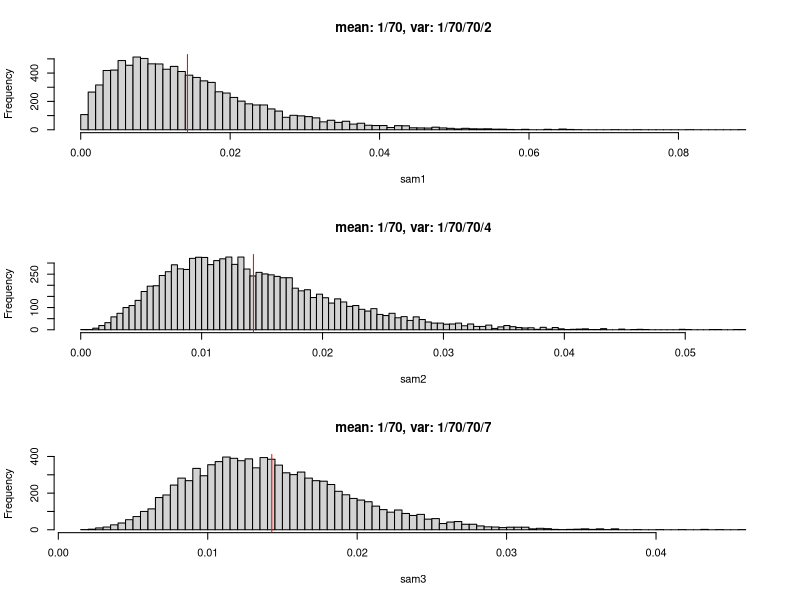

Write the R code that produced this figure.

# function to compute alpha and beta from mean and varince of beta distribution
# copyed from http://stats.stackexchange.com/questions/12232/calculating-the-parameters-of-a-beta-distribution-using-the-mean-and-variance
estBetaParams <- function(mu, var) {
     alpha <- ((1 - mu) / var - 1 / mu) * mu ^ 2
     beta <- alpha * (1 / mu - 1)
     return(params = list(alpha = alpha, beta = beta))
}


mu = 1/70
var = 1/70/70/2

alpha = estBetaParams(mu, var)$alpha
beta = estBetaParams(mu, var)$beta

sam1 = rbeta(10000, alpha, beta)


mu = 1/70
var = 1/70/70/4

alpha = estBetaParams(mu, var)$alpha
beta = estBetaParams(mu, var)$beta

sam2 = rbeta(10000, alpha, beta)



mu = 1/70
var = 1/70/70/7

alpha = estBetaParams(mu, var)$alpha
beta = estBetaParams(mu, var)$beta

sam3 = rbeta(10000, alpha, beta)


## make a histrogam

pdf("beta.samples_v2.pdf")
par(mfrow=c(3,1))
hist(sam1, breaks =100, main = "mean: 1/70, var: 1/70/70/2")
abline(v = 1/70, col="red")

hist(sam2, breaks =100, main = "mean: 1/70, var: 1/70/70/4")
abline(v = 1/70, col="red")

hist(sam3, breaks =100, main = "mean: 1/70, var: 1/70/70/7")
abline(v = 1/70, col="red")

dev.off()


